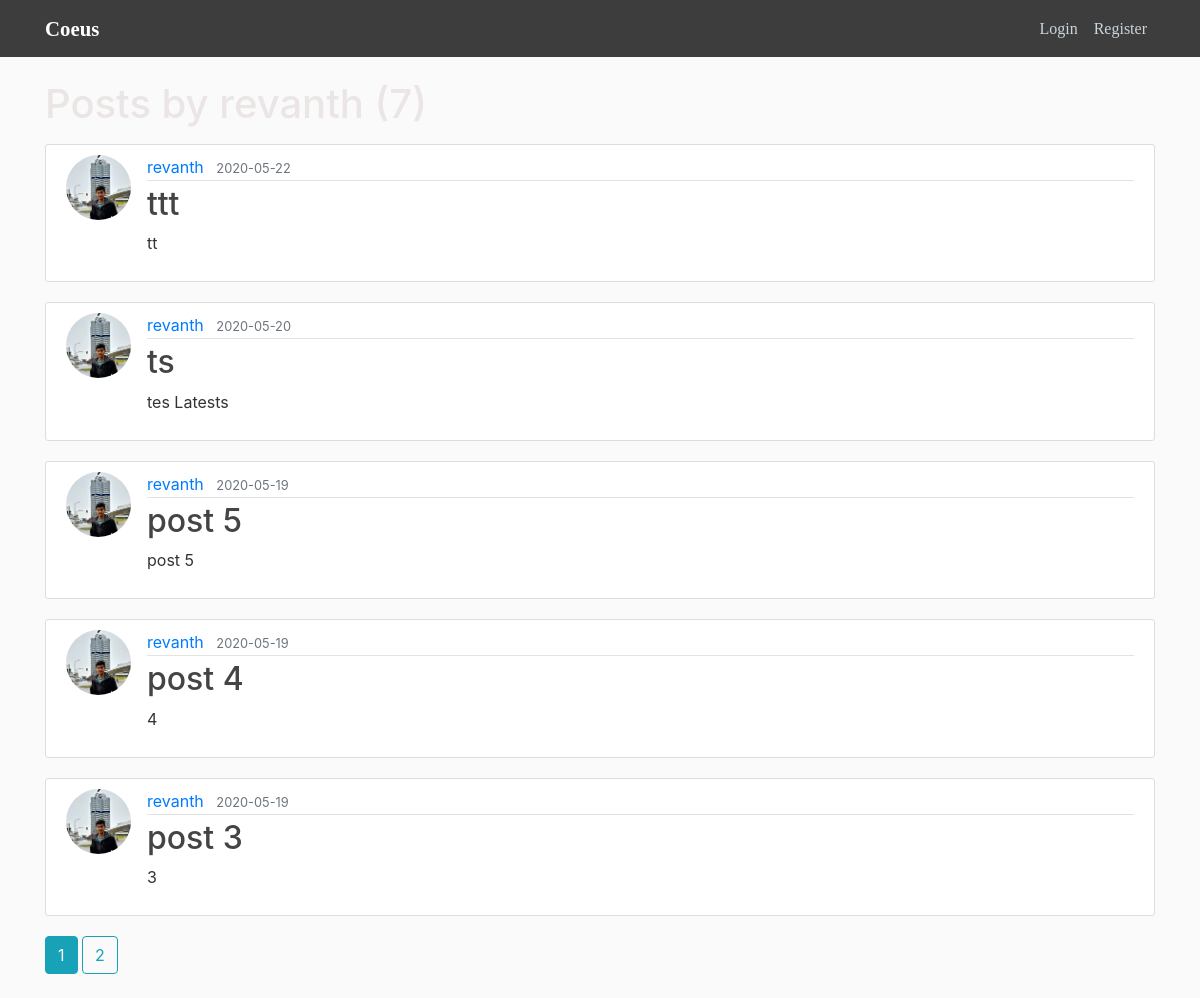
The app's page /user/revanth with its own data.
### coeus/models.py (models this page shows, shortened)
class Post(db.Model):
    id = db.Column(db.Integer, primary_key = True)
    title = db.Column(db.String(100), nullable = False)
    date_posted = db.Column(db.DateTime, nullable = False, default = datetime.utcnow)
    content = db.Column(db.Text, nullable = False)
    user_id = db.Column(db.Integer, db.ForeignKey('user.id'), nullable= False) #we use user instead of User since we are referencing table name (not class)

class User(db.Model, UserMixin):
    id = db.Column(db.Integer, primary_key = True)
    username = db.Column(db.String(20), unique=True, nullable = False)
    email = db.Column(db.String(120), unique=True, nullable = False)
    image_file = db.Column(db.String(20), nullable = False, default = 'default.jpg')
    password = db.Column(db.String(60), nullable = False) #Hashing will create 60 chars
    posts = db.relationship('Post', backref = "author", lazy = True) #Relationship and not a column (it will get all the posts from a user)

### coeus/users/routes.py (the view)
@users.route('/user/<string:username>')
def user_posts(username):
    page = request.args.get('page', 1, type = int) #get args, default page is 1, type is int for page #http://127.0.0.1:5000/home?page=1
    user = User.query.filter_by(username=username).first_or_404()
    posts = Post.query.filter_by(author=user)\
        .order_by(Post.date_posted.desc())\
        .paginate(per_page = 5, page = page)
    return render_template('user_posts.html', posts=posts, user = user)

### coeus/templates/user_posts.html (shortened to what this page needs)
{% extends 'layout.html' %}
{% block content %}
    <h1 class = "mb-3">Posts by {{ user.username }} ({{ posts.total }})</h1>
    {% for post in posts.items%}
        <article class="media content-section">
            <img class='rounded-circle article-img' src="{{ url_for('static', filename='profile_pics/'+ post.author.image_file)}}"></img>
            <div class="media-body">
            <div class="article-metadata">
                <a class="mr-2" href="{{ url_for('users.user_posts', username = post.author.username) }}">{{ post.author.username }}</a>
                <small class="text-muted">{{ post.date_posted.strftime('%Y-%m-%d') }}</small>
            </div>
            <h2><a class="article-title"  href="{{ url_for('posts.post', post_id = post.id )}}">{{ post.title }}</a></h2>
            <p class="article-content">{{ post.content }}</p>
            </div>
        </article>
    {% endfor %}
    {% for page_num in posts.iter_pages(left_edge = 1, right_edge = 1, left_current = 1, right_current = 2) %}
        {% if page_num%}
            {% if posts.page == page_num %}
                <a class = "btn btn-info mb-4" href="{{url_for('users.user_posts', username = user.username, page = page_num)}}">{{ page_num }}</a>
            {% else %}
                <a class = "btn btn-outline-info mb-4" href="{{url_for('users.user_posts', username = user.username, page = page_num)}}">{{ page_num }}</a>
            {% endif %}
        {% endif %}
    {% endfor %}
{% endblock content %}

### coeus/templates/layout.html (shortened to what this page needs)
<!DOCTYPE html>
<html lang="en">
<head>
    <link rel="stylesheet" href="https://stackpath.bootstrapcdn.com/bootstrap/4.3.1/css/bootstrap.min.css">
    <link rel='stylesheet' type = 'text/css' href="{{ url_for('static', filename = 'main.css')}}">
    <link rel="stylesheet" href="//code.jquery.com/ui/1.12.1/themes/base/jquery-ui.css">
</head>
<body>
    <header class="site-header">
    <nav class="navbar navbar-expand-md navbar-dark bg-steel fixed-top" style = "background-color: #2e2e2eec;">
        <div class="container">
        <a class="navbar-brand mr-4" style = "font-size: 130%; font-family: Volkhov;" href="/"><strong>Coeus</strong></a>
        <div class="collapse navbar-collapse" id="navbarToggle">
            <div class="navbar-nav" style = "font-size: 100%; font-family: Volkhov;">
                {% if current_user.is_authenticated %}
                    <a class="nav-item nav-link" href="{{ url_for('posts.new_post') }}">New Post</a>
                    <a class="nav-item nav-link" href="{{ url_for('users.account') }}">Account</a>
                    <a class="nav-item nav-link" href="{{ url_for('users.logout') }}">Logout</a>
                {% else %}
                    <a class="nav-item nav-link" href="{{ url_for('users.login') }}">Login</a>
                    <a class="nav-item nav-link" href="{{ url_for('users.register') }}">Register</a>
                {% endif %}
            </div>
        </div>
        </div>
    </nav>
    </header>
    <main role="main" class="container">
        <div class="row">
            <div class="col">
                {% block content %}{% endblock %}
            </div>
        </div>
    </main>
</body>
</html>

### coeus/static/main.css (style rules this page uses)
body { background: #fafafa; color: #333333; margin-top: 5rem; }
h1, h2, h3, h4, h5, h6 { color: #ebe5e5; }
.bg-steel { background-color: #2e2e2eec; }
.site-header .navbar-nav .nav-link { color: #cbd5db; }
.content-section { background: #ffffff; padding: 10px 20px; border: 1px solid #dddddd; border-radius: 3px; margin-bottom: 20px; }
.article-title { color: #444444; }
.article-content { white-space: pre-line; }
.article-img { height: 65px; width: 65px; margin-right: 16px; }
.article-metadata { padding-bottom: 1px; margin-bottom: 4px; border-bottom: 1px solid #e3e3e3 }

### records on screen
Post: image_file (picture), author.username "revanth", date_posted "2020-05-22", title "ttt", content "tt"
Post: image_file (picture), author.username "revanth", date_posted "2020-05-20", title "ts", content "tes Latests"
Post: image_file (picture), author.username "revanth", date_posted "2020-05-19", title "post 5", content "post 5"
Post: image_file (picture), author.username "revanth", date_posted "2020-05-19", title "post 4", content "4"
Post: image_file (picture), author.username "revanth", date_posted "2020-05-19", title "post 3", content "3"

### other values on screen
{{ page_num }} "1"
{{ page_num }} "2"
